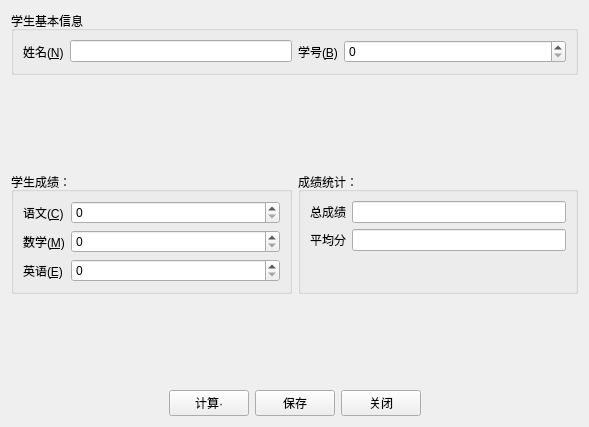
<?xml version="1.0" encoding="UTF-8"?>
<ui version="4.0">
 <class>Form</class>
 <widget class="QWidget" name="Form">
  <property name="geometry">
   <rect>
    <x>0</x>
    <y>0</y>
    <width>589</width>
    <height>427</height>
   </rect>
  </property>
  <property name="windowTitle">
   <string>Form</string>
  </property>
  <layout class="QVBoxLayout" name="verticalLayout">
   <item>
    <widget class="QGroupBox" name="groupBox_3">
     <property name="title">
      <string>学生基本信息</string>
     </property>
     <layout class="QHBoxLayout" name="horizontalLayout" stretch="0,1,0,1">
      <item>
       <widget class="QLabel" name="label_6">
        <property name="text">
         <string>姓名(&amp;N)</string>
        </property>
        <property name="buddy">
         <cstring>name</cstring>
        </property>
       </widget>
      </item>
      <item>
       <widget class="QLineEdit" name="name"/>
      </item>
      <item>
       <widget class="QLabel" name="label_7">
        <property name="text">
         <string>学号(&amp;B)</string>
        </property>
        <property name="buddy">
         <cstring>number</cstring>
        </property>
       </widget>
      </item>
      <item>
       <widget class="QSpinBox" name="number">
        <property name="maximum">
         <number>10000</number>
        </property>
       </widget>
      </item>
     </layout>
    </widget>
   </item>
   <item>
    <spacer name="verticalSpacer">
     <property name="orientation">
      <enum>Qt::Vertical</enum>
     </property>
     <property name="sizeHint" stdset="0">
      <size>
       <width>20</width>
       <height>65</height>
      </size>
     </property>
    </spacer>
   </item>
   <item>
    <layout class="QHBoxLayout" name="horizontalLayout_2" stretch="1,1">
     <item>
      <widget class="QGroupBox" name="groupBox">
       <property name="title">
        <string>学生成绩：</string>
       </property>
       <layout class="QFormLayout" name="formLayout">
        <item row="0" column="0">
         <widget class="QLabel" name="label">
          <property name="text">
           <string>语文(&amp;C)</string>
          </property>
          <property name="buddy">
           <cstring>Chinese</cstring>
          </property>
         </widget>
        </item>
        <item row="0" column="1">
         <widget class="QSpinBox" name="Chinese"/>
        </item>
        <item row="1" column="0">
         <widget class="QLabel" name="label_2">
          <property name="text">
           <string>数学(&amp;M)</string>
          </property>
          <property name="buddy">
           <cstring>math</cstring>
          </property>
         </widget>
        </item>
        <item row="1" column="1">
         <widget class="QSpinBox" name="math"/>
        </item>
        <item row="2" column="0">
         <widget class="QLabel" name="label_3">
          <property name="text">
           <string>英语(&amp;E)</string>
          </property>
          <property name="buddy">
           <cstring>english</cstring>
          </property>
         </widget>
        </item>
        <item row="2" column="1">
         <widget class="QSpinBox" name="english"/>
        </item>
       </layout>
      </widget>
     </item>
     <item>
      <widget class="QGroupBox" name="groupBox_2">
       <property name="title">
        <string>成绩统计：</string>
       </property>
       <layout class="QFormLayout" name="formLayout_2">
        <item row="0" column="0">
         <widget class="QLabel" name="label_4">
          <property name="text">
           <string>总成绩</string>
          </property>
         </widget>
        </item>
        <item row="0" column="1">
         <widget class="QLineEdit" name="total">
          <property name="readOnly">
           <bool>true</bool>
          </property>
         </widget>
        </item>
        <item row="1" column="0">
         <widget class="QLabel" name="label_5">
          <property name="text">
           <string>平均分</string>
          </property>
         </widget>
        </item>
        <item row="1" column="1">
         <widget class="QLineEdit" name="average">
          <property name="readOnly">
           <bool>true</bool>
          </property>
         </widget>
        </item>
       </layout>
      </widget>
     </item>
    </layout>
   </item>
   <item>
    <spacer name="verticalSpacer_2">
     <property name="orientation">
      <enum>Qt::Vertical</enum>
     </property>
     <property name="sizeHint" stdset="0">
      <size>
       <width>20</width>
       <height>65</height>
      </size>
     </property>
    </spacer>
   </item>
   <item>
    <layout class="QHBoxLayout" name="horizontalLayout_3">
     <item>
      <spacer name="horizontalSpacer">
       <property name="orientation">
        <enum>Qt::Horizontal</enum>
       </property>
       <property name="sizeHint" stdset="0">
        <size>
         <width>40</width>
         <height>20</height>
        </size>
       </property>
      </spacer>
     </item>
     <item>
      <widget class="QPushButton" name="btnCalculate">
       <property name="text">
        <string>计算·</string>
       </property>
      </widget>
     </item>
     <item>
      <widget class="QPushButton" name="btnSave">
       <property name="text">
        <string>保存</string>
       </property>
      </widget>
     </item>
     <item>
      <widget class="QPushButton" name="btnClose">
       <property name="text">
        <string>关闭</string>
       </property>
      </widget>
     </item>
     <item>
      <spacer name="horizontalSpacer_2">
       <property name="orientation">
        <enum>Qt::Horizontal</enum>
       </property>
       <property name="sizeHint" stdset="0">
        <size>
         <width>40</width>
         <height>20</height>
        </size>
       </property>
      </spacer>
     </item>
    </layout>
   </item>
  </layout>
 </widget>
 <tabstops>
  <tabstop>name</tabstop>
  <tabstop>number</tabstop>
  <tabstop>btnCalculate</tabstop>
  <tabstop>btnSave</tabstop>
  <tabstop>btnClose</tabstop>
  <tabstop>Chinese</tabstop>
  <tabstop>math</tabstop>
  <tabstop>english</tabstop>
  <tabstop>total</tabstop>
  <tabstop>average</tabstop>
 </tabstops>
 <resources/>
 <connections>
  <connection>
   <sender>btnClose</sender>
   <signal>clicked()</signal>
   <receiver>Form</receiver>
   <slot>close()</slot>
   <hints>
    <hint type="sourcelabel">
     <x>469</x>
     <y>335</y>
    </hint>
    <hint type="destinationlabel">
     <x>294</x>
     <y>184</y>
    </hint>
   </hints>
  </connection>
 </connections>
</ui>
